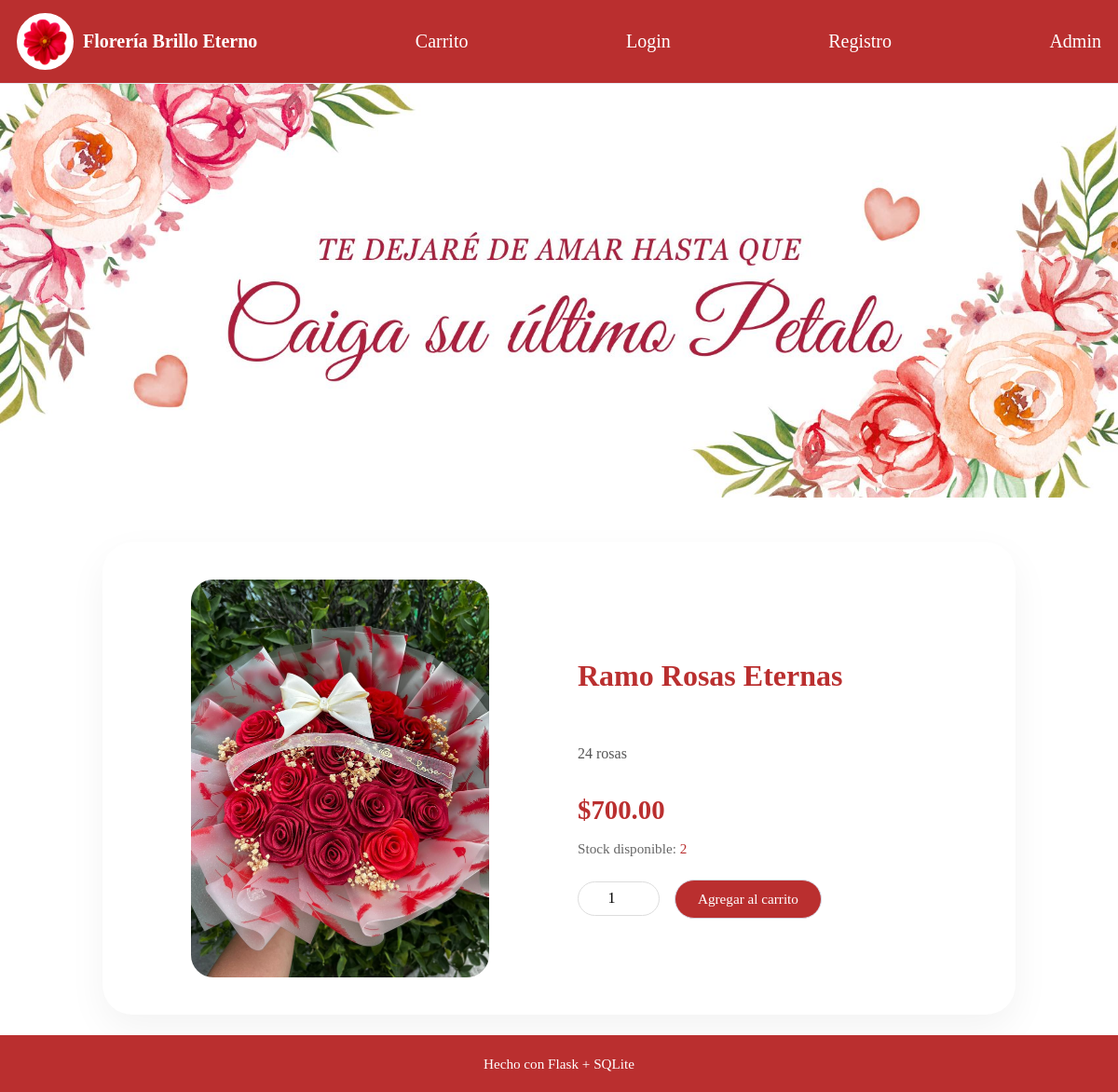
The app's page /producto/11 with its own data.
### tables this page shows
CREATE TABLE productos(
                    id INTEGER PRIMARY KEY AUTOINCREMENT,
                    nombre TEXT NOT NULL,
                    descripcion TEXT,
                    precio REAL NOT NULL CHECK(precio >= 0),
                    stock INTEGER NOT NULL DEFAULT 0 CHECK(stock >= 0),
                    imagen TEXT DEFAULT 'default.jpg'
                );

### app.py (the view)
@app.route("/producto/<int:producto_id>")
def producto(producto_id):
    p = db.obtener_producto(producto_id)
    if not p:
        return "Producto no encontrado", 404
    return render_template("producto.html", p=p, carrito=carrito_session())

### app.py (called while the page is built)
def carrito_session():
    if "carrito" not in session:
        session["carrito"] = {}
    return session["carrito"]

### tienda_db.py (called while the page is built)
    def obtener_producto(self, producto_id):
        try:
            self.cursor.execute("SELECT * FROM productos WHERE id=?;", (producto_id,))
            return self.cursor.fetchone()
        except Error as e:
            print(f"[DB] Error obteniendo producto: {e}")
            return None

### templates/producto.html (shortened to what this page needs)
{% extends "base.html" %}
{% block content %}
<div class="producto-container">
  <div class="producto-card">
    <div class="producto-img-box">
      <img src="{{ url_for('static', filename='imagenes/' + (p['imagen'] or 'default.jpg')) }}" alt="{{ p['nombre'] }}" class="producto-img">
    </div>
    <div class="producto-info">
      <h1 class="producto-title">{{ p["nombre"] }}</h1>
      <p class="producto-desc">{{ p["descripcion"] or "Sin descripción disponible." }}</p>
      <div class="producto-precio">${{ "%.2f"|format(p["precio"]) }}</div>
      <div class="producto-stock">Stock disponible: <span>{{ p["stock"] }}</span></div>
      <form method="post" action="{{ url_for('carrito_agregar') }}" class="producto-form">
        <input class="producto-qty" type="number" name="cantidad" min="1" value="1">
        <button class="btn producto-btn" type="submit">Agregar al carrito</button>
      </form>
    </div>
  </div>
</div>
{% endblock %}

### static/styles.css (style rules this page uses)
:root { --font-primary: 'Times New Roman', Times, serif; --font-handwritten: 'Great Vibes', cursive; --color-rojo: #ba2f2f; --color-rojo-hover: #9c2525; --color-blanco: #ffffff; --color-fondo-warm: #fffdfb; --color-texto-oscuro: #111111; --color-texto-suave: #555555; --color-borde: #d6d6e2; }
body { margin: 0; background: var(--color-blanco); color: var(--color-texto-oscuro); font-family: var(--font-primary); }
.btn { border: 1px solid var(--color-borde); background: var(--color-blanco); padding: 10px 16px; border-radius: 12px; cursor: pointer; text-decoration: none; color: var(--color-texto-oscuro); font-family: var(--font-primary); font-size: 0.95rem; transition: all 0.2s ease; }
.producto-container { margin-top: 3rem; font-family: var(--font-primary); }
.producto-card { display: flex; gap: 2.5rem; align-items: center; background: var(--color-blanco); padding: 2.5rem; border-radius: 2rem; box-shadow: 0 15px 40px rgba(0,0,0,0.05); }
.producto-img-box { flex: 1; display: flex; justify-content: center; }
.producto-img { max-width: 100%; width: 320px; border-radius: 1.5rem; object-fit: cover; }
.producto-info { flex: 1; display: flex; flex-direction: column; gap: 1rem; }
.producto-title { font-size: 2rem; color: var(--color-rojo); }
.producto-desc { color: var(--color-texto-suave); line-height: 1.5; }
.producto-precio { font-size: 1.8rem; color: var(--color-rojo); font-weight: bold; }
.producto-stock { font-size: 0.95rem; color: #666; }
.producto-stock span { color: var(--color-rojo); font-weight: 500; }
.producto-form { display: flex; align-items: center; gap: 1rem; margin-top: 0.5rem; }
.producto-qty { width: 70px; padding: 0.5rem; border-radius: 999px; border: 1px solid #ddd; text-align: center; font-family: var(--font-primary); }
.producto-btn { background: var(--color-rojo); color: white; border-radius: 999px; padding: 0.7rem 1.5rem; transition: 0.3s; }
.carrito-container, .carrito-table, .checkout, .input, .btn { font-family: var(--font-primary); }

### records on screen
productos: imagen (picture), nombre "Ramo Rosas Eternas", descripcion "24 rosas", precio "700.00", stock "2"
